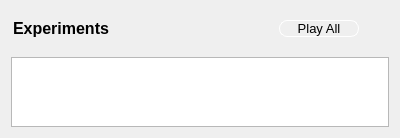
<?xml version="1.0" encoding="UTF-8"?>
<ui version="4.0">
 <class>ProjectWidget</class>
 <widget class="QWidget" name="ProjectWidget">
  <property name="geometry">
   <rect>
    <x>0</x>
    <y>0</y>
    <width>400</width>
    <height>135</height>
   </rect>
  </property>
  <property name="windowTitle">
   <string>Form</string>
  </property>
  <layout class="QVBoxLayout" name="verticalLayout">
   <item>
    <layout class="QHBoxLayout" name="horizontalLayout">
     <property name="topMargin">
      <number>8</number>
     </property>
     <property name="bottomMargin">
      <number>12</number>
     </property>
     <item>
      <widget class="QLabel" name="label">
       <property name="sizePolicy">
        <sizepolicy hsizetype="Preferred" vsizetype="Fixed">
         <horstretch>0</horstretch>
         <verstretch>0</verstretch>
        </sizepolicy>
       </property>
       <property name="font">
        <font>
         <pointsize>12</pointsize>
         <weight>75</weight>
         <bold>true</bold>
        </font>
       </property>
       <property name="text">
        <string>Experiments</string>
       </property>
       <property name="indent">
        <number>2</number>
       </property>
      </widget>
     </item>
     <item>
      <widget class="QPushButton" name="playAll">
       <property name="sizePolicy">
        <sizepolicy hsizetype="Fixed" vsizetype="Fixed">
         <horstretch>0</horstretch>
         <verstretch>0</verstretch>
        </sizepolicy>
       </property>
       <property name="minimumSize">
        <size>
         <width>80</width>
         <height>0</height>
        </size>
       </property>
       <property name="font">
        <font>
         <pointsize>10</pointsize>
        </font>
       </property>
       <property name="styleSheet">
        <string notr="true">QPushButton  {
	border: 1px solid white;
    border-radius: 8px;
    background-color: transparent;
}
QPushButton::hover {
	background-color: #4285f4;
}</string>
       </property>
       <property name="text">
        <string>Play All</string>
       </property>
      </widget>
     </item>
     <item>
      <spacer name="horizontalSpacer">
       <property name="orientation">
        <enum>Qt::Horizontal</enum>
       </property>
       <property name="sizeType">
        <enum>QSizePolicy::Fixed</enum>
       </property>
       <property name="sizeHint" stdset="0">
        <size>
         <width>30</width>
         <height>20</height>
        </size>
       </property>
      </spacer>
     </item>
    </layout>
   </item>
   <item>
    <widget class="evoplex::TableWidget" name="table"/>
   </item>
  </layout>
 </widget>
 <customwidgets>
  <customwidget>
   <class>evoplex::TableWidget</class>
   <extends>QTableWidget</extends>
   <header>gui/tablewidget.h</header>
  </customwidget>
 </customwidgets>
 <resources/>
 <connections/>
</ui>
